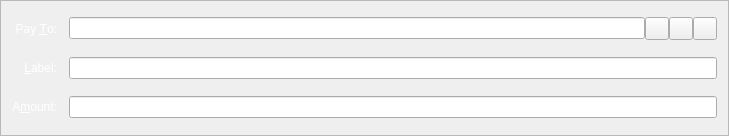
<?xml version="1.0" encoding="UTF-8"?>
<ui version="4.0">
 <class>SendCoinsEntry</class>
 <widget class="QFrame" name="SendCoinsEntry">
  <property name="geometry">
   <rect>
    <x>0</x>
    <y>0</y>
    <width>729</width>
    <height>136</height>
   </rect>
  </property>
  <property name="windowTitle">
   <string>Form</string>
  </property>
  <property name="styleSheet">
   <string notr="true">background-image: url(:/images/splash);
color: rgb(255, 255, 255);</string>
  </property>
  <property name="frameShape">
   <enum>QFrame::StyledPanel</enum>
  </property>
  <property name="frameShadow">
   <enum>QFrame::Sunken</enum>
  </property>
  <layout class="QGridLayout" name="gridLayout">
   <property name="spacing">
    <number>12</number>
   </property>
   <item row="5" column="0">
    <widget class="QLabel" name="label">
     <property name="text">
      <string>A&amp;mount:</string>
     </property>
     <property name="alignment">
      <set>Qt::AlignRight|Qt::AlignTrailing|Qt::AlignVCenter</set>
     </property>
     <property name="buddy">
      <cstring>payAmount</cstring>
     </property>
    </widget>
   </item>
   <item row="3" column="0">
    <widget class="QLabel" name="label_2">
     <property name="text">
      <string>Pay &amp;To:</string>
     </property>
     <property name="alignment">
      <set>Qt::AlignRight|Qt::AlignTrailing|Qt::AlignVCenter</set>
     </property>
     <property name="buddy">
      <cstring>payTo</cstring>
     </property>
    </widget>
   </item>
   <item row="5" column="1">
    <widget class="BitcoinAmountField" name="payAmount">
     <property name="styleSheet">
      <string notr="true">color: rgb(255, 255, 255);</string>
     </property>
    </widget>
   </item>
   <item row="4" column="0">
    <widget class="QLabel" name="label_4">
     <property name="text">
      <string>&amp;Label:</string>
     </property>
     <property name="alignment">
      <set>Qt::AlignRight|Qt::AlignTrailing|Qt::AlignVCenter</set>
     </property>
     <property name="buddy">
      <cstring>addAsLabel</cstring>
     </property>
    </widget>
   </item>
   <item row="3" column="1">
    <layout class="QHBoxLayout" name="payToLayout">
     <property name="spacing">
      <number>0</number>
     </property>
     <item>
      <widget class="QValidatedLineEdit" name="payTo">
       <property name="toolTip">
        <string>The address to send the payment to (e.g. 1NS17iag9jJgTHD1VXjvLCEnZuQ3rJDE9L)</string>
       </property>
       <property name="styleSheet">
        <string notr="true">color: rgb(255, 255, 255);</string>
       </property>
       <property name="maxLength">
        <number>34</number>
       </property>
      </widget>
     </item>
     <item>
      <widget class="QToolButton" name="addressBookButton">
       <property name="toolTip">
        <string>Choose address from address book</string>
       </property>
       <property name="text">
        <string/>
       </property>
       <property name="icon">
        <iconset resource="../bitcoin.qrc">
         <normaloff>:/icons/address-book</normaloff>:/icons/address-book</iconset>
       </property>
       <property name="shortcut">
        <string>Alt+A</string>
       </property>
      </widget>
     </item>
     <item>
      <widget class="QToolButton" name="pasteButton">
       <property name="toolTip">
        <string>Paste address from clipboard</string>
       </property>
       <property name="text">
        <string/>
       </property>
       <property name="icon">
        <iconset resource="../bitcoin.qrc">
         <normaloff>:/icons/editpaste</normaloff>:/icons/editpaste</iconset>
       </property>
       <property name="shortcut">
        <string>Alt+P</string>
       </property>
      </widget>
     </item>
     <item>
      <widget class="QToolButton" name="deleteButton">
       <property name="toolTip">
        <string>Remove this recipient</string>
       </property>
       <property name="text">
        <string/>
       </property>
       <property name="icon">
        <iconset resource="../bitcoin.qrc">
         <normaloff>:/icons/remove</normaloff>:/icons/remove</iconset>
       </property>
      </widget>
     </item>
    </layout>
   </item>
   <item row="4" column="1">
    <widget class="QValidatedLineEdit" name="addAsLabel">
     <property name="toolTip">
      <string>Enter a label for this address to add it to your address book</string>
     </property>
     <property name="styleSheet">
      <string notr="true">color: rgb(255, 255, 255);</string>
     </property>
    </widget>
   </item>
  </layout>
 </widget>
 <customwidgets>
  <customwidget>
   <class>BitcoinAmountField</class>
   <extends>QLineEdit</extends>
   <header>bitcoinamountfield.h</header>
   <container>1</container>
  </customwidget>
  <customwidget>
   <class>QValidatedLineEdit</class>
   <extends>QLineEdit</extends>
   <header>qvalidatedlineedit.h</header>
  </customwidget>
 </customwidgets>
 <resources>
  <include location="../bitcoin.qrc"/>
 </resources>
 <connections/>
</ui>
